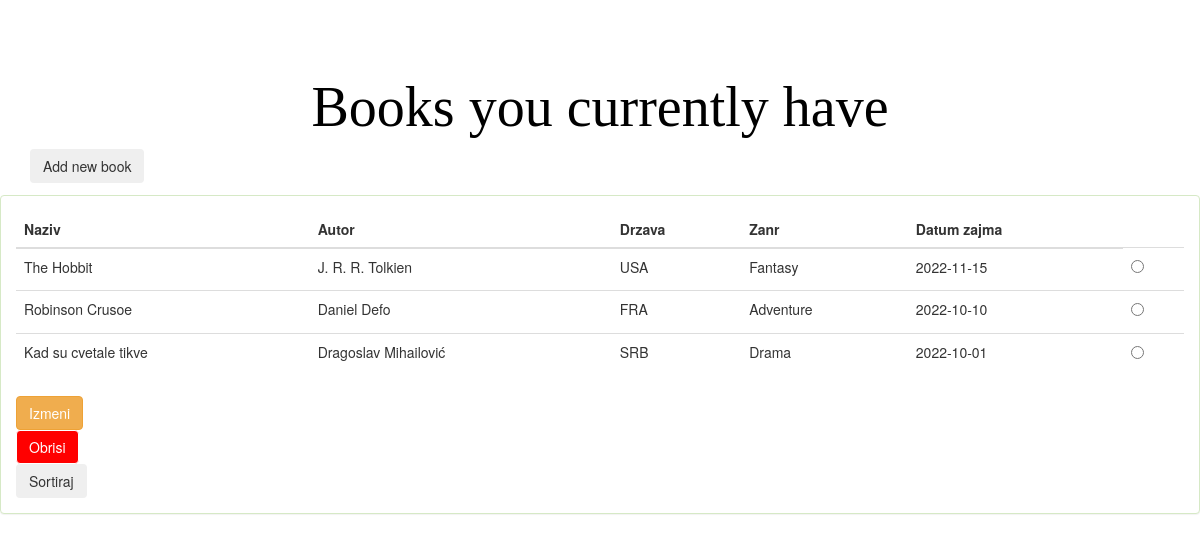
The page /home.php (signed in) on the database its author committed.
### tables this page shows
CREATE TABLE `prijave` (
  `id` int(11) NOT NULL,
  `naziv` varchar(255) NOT NULL,
  `autor` varchar(255) NOT NULL,
  `drzava` varchar(255) NOT NULL,
  `zanr` varchar(255) NOT NULL,
  `datum` date NOT NULL DEFAULT current_timestamp()
);

### model/prijava.php (called while the page is built, shortened)
<?php
class Prijava
{
    public static function getAll(mysqli $conn)
    {
        $query = "SELECT * FROM prijave";
        return $conn->query($query);
    }
}

### home.php (the view, shortened to what this page needs)
<?php
require "dbBroker.php";
require "model/prijava.php";
$rezultat = Prijava::getAll($conn);
if ($rezultat->num_rows == 0) {
    echo "Nema prijava na kolokvijume";
    die();
} else {
?>
    <!DOCTYPE html>
    <html lang="en">
    <head>
        <link rel="stylesheet" href="https://maxcdn.bootstrapcdn.com/bootstrap/3.3.7/css/bootstrap.min.css">
        <link rel="stylesheet" type="text/css" href="css/home.css">
    </head>
    <body>
        <div class="container">
            <h1 class="text-center" id="naslov">Books you currently have</h1>
            <button class="btn btn-dark">Add new book</button>
        </div>
        <div id="pregled" class="panel panel-success" style="margin-top: 1%;">
            <div class="panel-body">
                <table id="myTable" class="table table-hover">
                    <thead class="thead">
                        <tr>
                            <th scope="col">Naziv</th>
                            <th scope="col">Autor</th>
                            <th scope="col">Drzava</th>
                            <th scope="col">Zanr</th>
                            <th scope="col">Datum zajma</th>
                        </tr>
                    </thead>
                    <tbody>
                        <?php
                        while ($red = $rezultat->fetch_array()) :
                        ?>
                            <tr>
                                <td><?php echo $red["naziv"] ?></td>
                                <td><?php echo $red["autor"] ?></td>
                                <td><?php echo $red["drzava"] ?></td>
                                <td><?php echo $red["zanr"] ?></td>
                                <td><?php echo $red["datum"] ?></td>
                                <td>
                                    <label class="custom-radio-btn">
                                        <input type="radio" name="checked-donut" value=<?php echo $red["id"] ?>>
                                    </label>
                                </td>
                            </tr>
                    <?php
                        endwhile;
                    }
                    ?>
                    </tbody>
                </table>
                <div class="row">
                    <div class="col-md-1">
                        <button id="btn-izmeni" class="btn btn-warning" data-toggle="modal" data-target="#izmeniModal">Izmeni</button>
                    </div>
                    <div class="col-md-12">
                        <button id="btn-obrisi" class="btn btn-danger" style="background-color: red; border: 1px solid white;">Obrisi</button>
                    </div>
                    <div class="col-md-2">
                        <button id="btn-sortiraj" class="btn btn-normal" onclick="sortTable()">Sortiraj</button>
                    </div>
                </div>
            </div>
        </div>
    </body>
    </html>

### css/home.css (style rules this page uses)
#naslov { color: black; font-family: 'Garamond' ; text-align: center; padding-top: 5%; font-size: 4em; }

### rows shown on the page
prijave: naziv "The Hobbit", autor "J. R. R. Tolkien", drzava "USA", zanr "Fantasy", datum "2022-11-15"
prijave: naziv "Robinson Crusoe", autor "Daniel Defo", drzava "FRA", zanr "Adventure", datum "2022-10-10"
prijave: naziv "Kad su cvetale tikve", autor "Dragoslav Mihailović", drzava "SRB", zanr "Drama", datum "2022-10-01"
